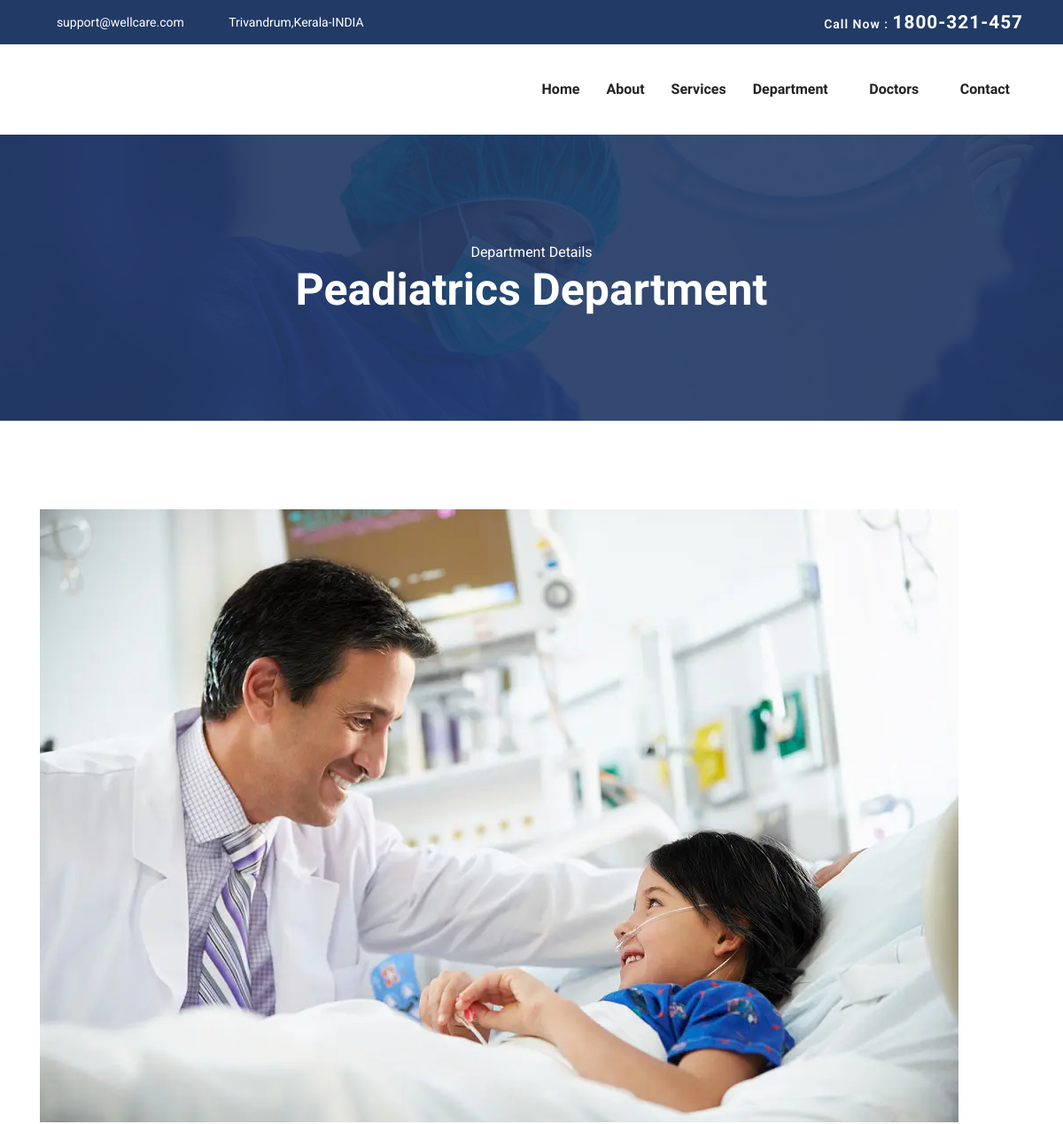
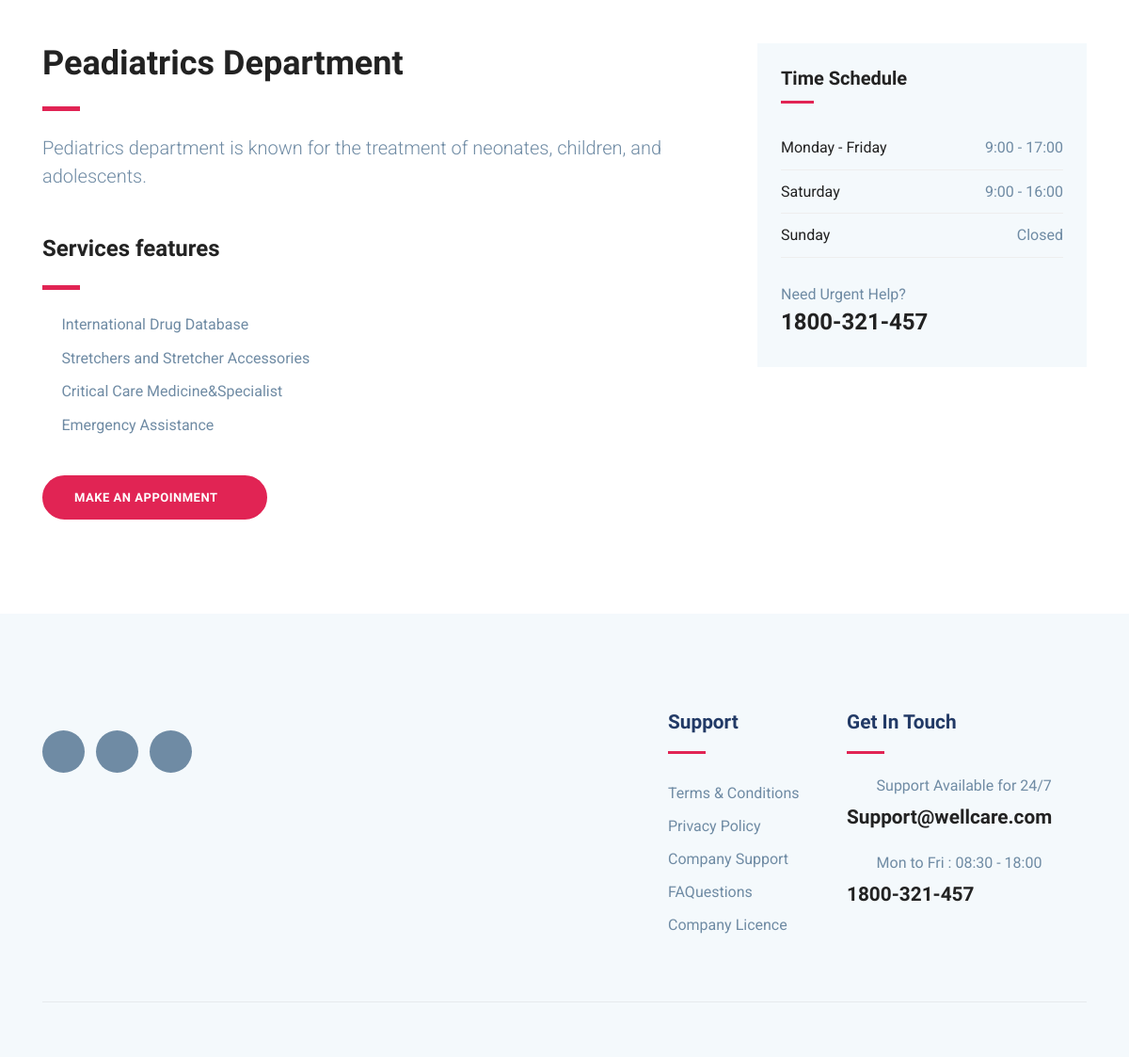
/frontend/deptsingle/1/, run on the app's committed database (2 pictures, top to bottom).
### backend/models.py (models this page shows)
class Departmentdb(models.Model):
    Dept_Name = models.CharField(max_length=100,null=True,blank=True)
    Description = models.TextField(max_length=200,null=True,blank=True)
    Image = models.ImageField(upload_to="Department",null=True,blank=True)

### frontend/views.py (the view)
# urls.py: path('deptsingle/<int:dept_id>/',views.deptsingle,name="deptsingle"),
def deptsingle(request,dept_id):
    dept = Departmentdb.objects.get(id=dept_id)
    return render(request,"singledept.html",{'dept':dept})

### frontend/templates/singledept.html (shortened to what this page needs)
<!DOCTYPE html>
{% load static %}
<html lang="zxx">
<head>
  <link rel="stylesheet" href="{% static 'plugins/bootstrap/css/bootstrap.min.css' %}">
  <link rel="stylesheet" href="{% static 'plugins/icofont/icofont.min.css' %}">
  <link rel="stylesheet" href="{% static 'plugins/slick-carousel/slick/slick.css' %}">
  <link rel="stylesheet" href="{% static 'plugins/slick-carousel/slick/slick-theme.css' %}">
  <link rel="stylesheet" href="{% static 'css/style.css' %}">
</head>
<body id="top">
<header>
	<div class="header-top-bar">
		<div class="container">
			<div class="row align-items-center">
				<div class="col-lg-6">
					<ul class="top-bar-info list-inline-item pl-0 mb-0">
						<li class="list-inline-item"><a href="mailto:support@gmail.com"><i class="icofont-support-faq mr-2"></i>support@wellcare.com</a></li>
						<li class="list-inline-item"><i class="icofont-location-pin mr-2"></i>Trivandrum,Kerala-INDIA </li>
					</ul>
				</div>
				<div class="col-lg-6">
					<div class="text-lg-right top-right-bar mt-2 mt-lg-0">
						<a href="tel:+23-345-67890" >
							<span>Call Now : </span>
							<span class="h4">1800-321-457</span>
						</a>
					</div>
				</div>
			</div>
		</div>
	</div>
	<nav class="navbar navbar-expand-lg navigation" id="navbar">
		<div class="container">
		  <div class="collapse navbar-collapse" id="navbarmain">
			<ul class="navbar-nav ml-auto">
			  <li class="nav-item active">
				<a class="nav-link" href="{% url 'home' %}">Home</a>
			  </li>
			   <li class="nav-item"><a class="nav-link" href="{% url 'aboutpage' %}">About</a></li>
			    <li class="nav-item"><a class="nav-link" href="{% url 'servicepage' %}">Services</a></li>
			    <li class="nav-item dropdown">
					<a class="nav-link dropdown-toggle" href="department.html" id="dropdown02" data-toggle="dropdown" aria-haspopup="true" aria-expanded="false">Department <i class="icofont-thin-down"></i></a>
			  	</li>
			  	<li class="nav-item dropdown">
					<a class="nav-link dropdown-toggle" href="doctor.html" id="dropdown03" data-toggle="dropdown" aria-haspopup="true" aria-expanded="false">Doctors <i class="icofont-thin-down"></i></a>
			  	</li>
			   <li class="nav-item"><a class="nav-link" href="{% url 'contactpage' %}">Contact</a></li>
			</ul>
		  </div>
		</div>
	</nav>
</header>
<section class="page-title bg-1">
  <div class="container">
    <div class="row">
      <div class="col-md-12">
        <div class="block text-center">
          <span class="text-white">Department Details</span>
          <h1 class="text-capitalize mb-5 text-lg">{{dept.Dept_Name}}</h1>
        </div>
      </div>
    </div>
  </div>
</section>
<section class="section department-single">
	<div class="container">
		<div class="row">
			<div class="col-lg-12">
				<div class="department-img">
					<img src="{{dept.Image.url}}" alt="" class="img-fluid">
				</div>
			</div>
		</div>
		<div class="row">
			<div class="col-lg-8">
				<div class="department-content mt-5">
					<h3 class="text-md">{{dept.Dept_Name}}</h3>
					<div class="divider my-4"></div>
					<p class="lead">{{dept.Description}}</p>
					<h3 class="mt-5 mb-4">Services features</h3>
					<div class="divider my-4"></div>
					<ul class="list-unstyled department-service">
						<li><i class="icofont-check mr-2"></i>International Drug Database</li>
						<li><i class="icofont-check mr-2"></i>Stretchers and Stretcher Accessories</li>
						<li><i class="icofont-check mr-2"></i>Critical Care Medicine&Specialist</li>
						<li><i class="icofont-check mr-2"></i>Emergency Assistance</li>
					</ul>
					<a href="{% url 'appointpage' %}" class="btn btn-main-2 btn-round-full">Make an Appoinment<i class="icofont-simple-right ml-2  "></i></a>
				</div>
			</div>
			<div class="col-lg-4">
				<div class="sidebar-widget schedule-widget mt-5">
					<h5 class="mb-4">Time Schedule</h5>
					<ul class="list-unstyled">
					  <li class="d-flex justify-content-between align-items-center">
					    <a href="#">Monday - Friday</a>
					    <span>9:00 - 17:00</span>
					  </li>
					  <li class="d-flex justify-content-between align-items-center">
					    <a href="#">Saturday</a>
					    <span>9:00 - 16:00</span>
					  </li>
					  <li class="d-flex justify-content-between align-items-center">
					    <a href="#">Sunday</a>
					    <span>Closed</span>
					  </li>
					</ul>
					<div class="sidebar-contatct-info mt-4">
						<p class="mb-0">Need Urgent Help?</p>
						<h3>1800-321-457</h3>
					</div>
				</div>
			</div>
		</div>
	</div>
</section>
<footer class="footer section gray-bg">
	<div class="container">
		<div class="row">
			<div class="col-lg-4 mr-auto col-sm-6">
				<div class="widget mb-5 mb-lg-0">
					<ul class="list-inline footer-socials mt-4">
						<li class="list-inline-item"><a href="#"><i class="icofont-facebook"></i></a></li>
						<li class="list-inline-item"><a href="#"><i class="icofont-twitter"></i></a></li>
						<li class="list-inline-item"><a href="#"><i class="icofont-linkedin"></i></a></li>
					</ul>
				</div>
			</div>
			<div class="col-lg-2 col-md-6 col-sm-6">
				<div class="widget mb-5 mb-lg-0">
					<h4 class="text-capitalize mb-3">Support</h4>
					<div class="divider mb-4"></div>
					<ul class="list-unstyled footer-menu lh-35">
						<li><a href="#">Terms & Conditions</a></li>
						<li><a href="#">Privacy Policy</a></li>
						<li><a href="#">Company Support </a></li>
						<li><a href="#">FAQuestions</a></li>
						<li><a href="#">Company Licence</a></li>
					</ul>
				</div>
			</div>
			<div class="col-lg-3 col-md-6 col-sm-6">
				<div class="widget widget-contact mb-5 mb-lg-0">
					<h4 class="text-capitalize mb-3">Get in Touch</h4>
					<div class="divider mb-4"></div>
					<div class="footer-contact-block mb-4">
						<div class="icon d-flex align-items-center">
							<i class="icofont-email mr-3"></i>
							<span class="h6 mb-0">Support Available for 24/7</span>
						</div>
						<h4 class="mt-2"><a href="tel:+23-345-67890">Support@wellcare.com</a></h4>
					</div>
					<div class="footer-contact-block">
						<div class="icon d-flex align-items-center">
							<i class="icofont-support mr-3"></i>
							<span class="h6 mb-0">Mon to Fri : 08:30 - 18:00</span>
						</div>
						<h4 class="mt-2"><a href="tel:+23-345-67890">1800-321-457</a></h4>
					</div>
				</div>
			</div>
		</div>
		<div class="footer-btm py-4 mt-5">
		</div>
	</div>
</footer>
  </body>
  </html>

### frontend/static/css/style.css (style rules this page uses)
html { overflow-x: hidden; }
body { line-height: 1.6; font-family: "Roboto", sans-serif; -webkit-font-smoothing: antialiased; font-size: 16px; color: #6F8BA4; font-weight: 400; }
h1, .h1, h2, .h2, h3, .h3, h4, .h4, h5, .h5, h6, .h6 { font-family: "Exo", sans-serif; font-weight: 700; color: #222; }
h1, .h1 { font-size: 2.5rem; }
h3, .h3 { font-size: 1.5rem; }
h4, .h4 { font-size: 1.3rem; line-height: 30px; }
h5, .h5 { font-size: 1.25rem; }
h6, .h6 { font-size: 1rem; }
p { line-height: 30px; }
.btn { display: inline-block; font-size: 14px; font-size: 0.8125rem; font-weight: 700; letter-spacing: .5px; padding: .75rem 2rem; font-family: "Exo", sans-serif; text-transform: uppercase; border-radius: 5px; border: 2px solid transparent; transition: all .35s ease; }
.btn-main-2 { background: #e12454; color: #fff; border-color: #e12454; }
.btn-round-full { border-radius: 50px; }
.section { padding: 100px 0; }
.text-md { font-size: 2.25rem; }
.text-lg { font-size: 3.75rem; }
a { color: #222; text-decoration: none; transition: all .35s ease; }
.page-title { padding: 120px 0px 70px 0px; position: relative; }
.page-title .block h1 { color: #fff; }
.text-lg { font-size: 50px; }
.gray-bg { background: #f4f9fc; }
#navbarmain { padding: 20px 0px; }
#navbarmain .nav-link { font-weight: 600; padding: 10px 15px; color: #222; font-family: "Exo", sans-serif; text-transform: capitalize; font-size: 16px; transition: all .25s ease; }
.dropdown-toggle::after { display: none; }
.header-top-bar { background: #223a66; font-size: 14px; padding: 10px 0px; box-shadow: 0 1px 2px rgba(0, 0, 0, 0.05); color: #fff; }
.top-bar-info li a { color: #fff; margin-right: 20px; }
.top-right-bar a span { color: #fff; font-weight: 600; letter-spacing: 1px; }
.bg-1 { background: url("../images/bg/22.jpg") no-repeat 50% 50%; background-size: cover; position: relative; }
.divider { width: 40px; height: 5px; background: #e12454; }
.department-service { margin-bottom: 40px; }
.department-service li { margin-bottom: 10px; }
.department-service li i { color: #e12454; }
.lh-35 { line-height: 35px; }
.sidebar-widget { margin-bottom: 30px; padding-bottom: 35px; }
.sidebar-widget h5 { margin-bottom: 30px; position: relative; padding-bottom: 15px; }
.sidebar-widget h5:before { position: absolute; content: ""; left: 0px; bottom: 0px; width: 35px; height: 3px; background: #e12454; }
.sidebar-widget.schedule-widget { background: #f4f9fc; padding: 25px; }
.sidebar-widget.schedule-widget ul li { padding: 10px 0px; border-bottom: 1px solid #eee; }
.footer { padding-bottom: 10px; }
.widget .divider { height: 3px; }
.widget h4 { color: #223a66; }
.widget .footer-menu a { color: #6F8BA4; }
.footer-contact-block span { font-weight: 400; color: #6F8BA4; }
.footer-contact-block i { font-size: 20px; }
.footer-btm { border-top: 1px solid rgba(0, 0, 0, 0.06); }
.footer-socials li a { width: 45px; height: 45px; background: #6F8BA4; color: #fff; display: inline-block; text-align: center; border-radius: 100%; padding-top: 12px; }

### data on the page
Departmentdb: Dept_Name "Peadiatrics Department", Image (picture), Description "Pediatrics department is known for the treatment of neonates, children, and adolescents."
